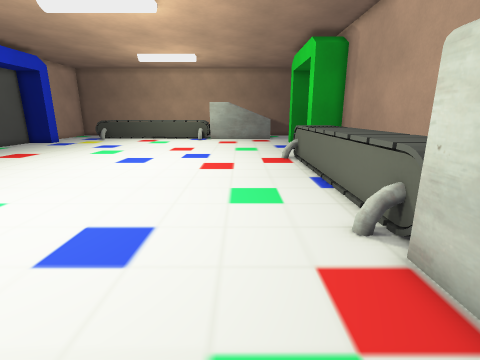
[1] (above)

23 first-person views from a walk through a Godot game level. The camera is 1.3 m above the floor, tilts 14° down and sees 85° across. The floor is counted in squares, 0.5 m on a side. Each view is taken from the middle of a square. On the plan, view 1 faces up. The plan holds only what a view shows up to about 18 squares ahead; the rest is blank.

[2]
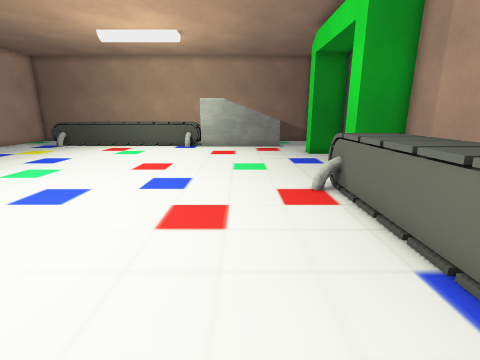

[3]
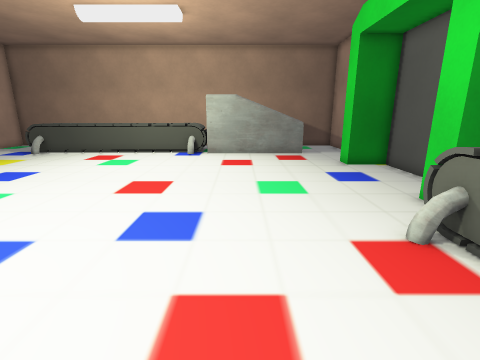

[4]
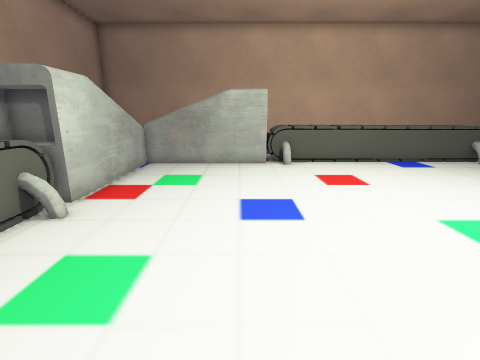

[5]
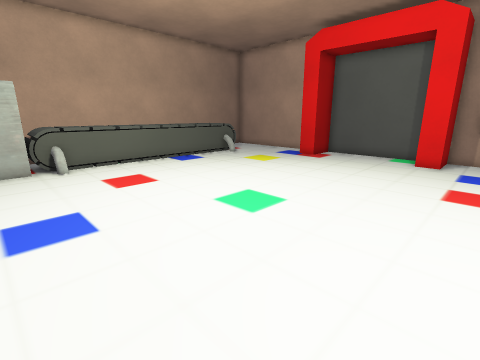

[6]
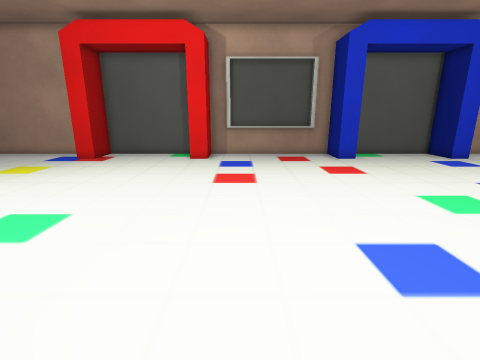

[7]
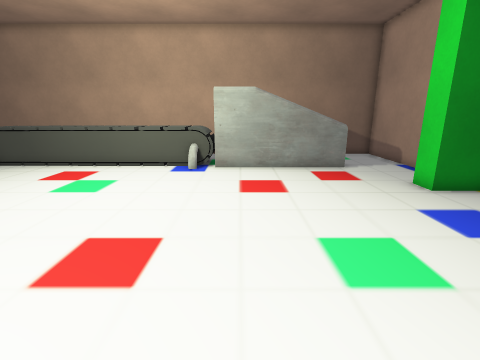

[8]
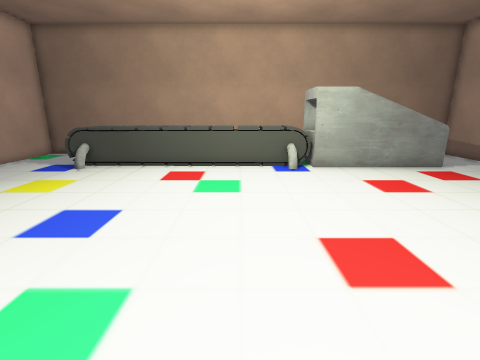

[9]
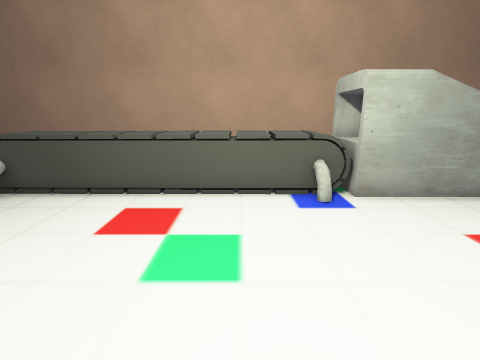

[10]
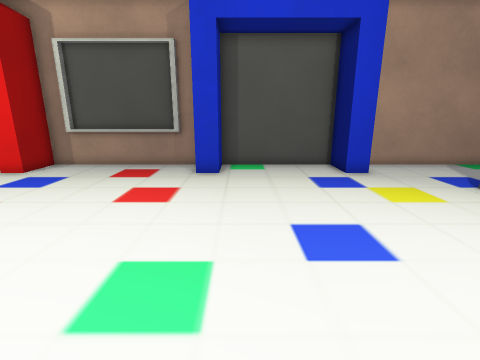

[11]
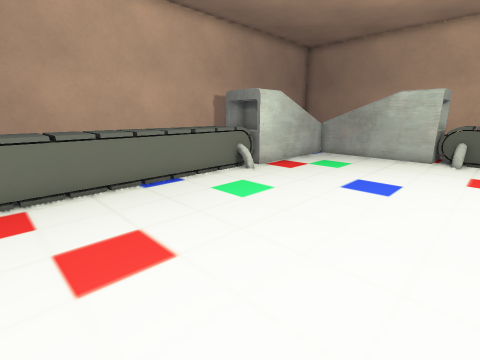

[12]
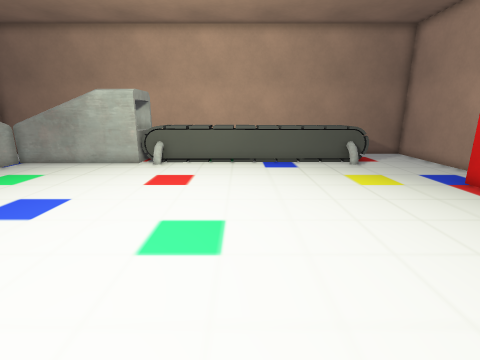

[13]
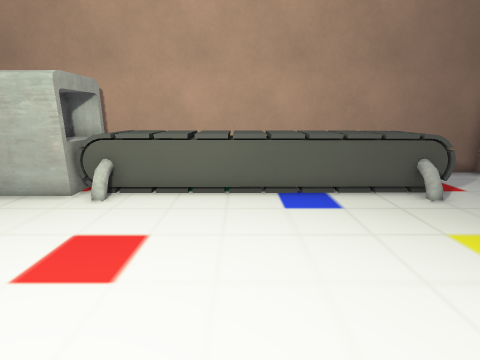

[14]
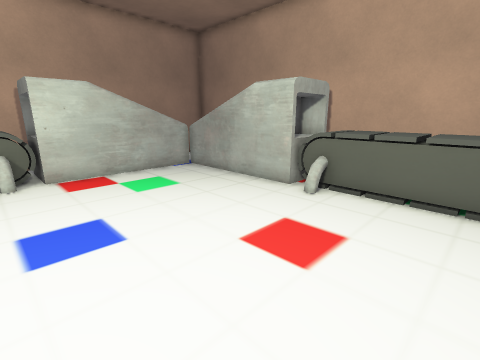

[15]
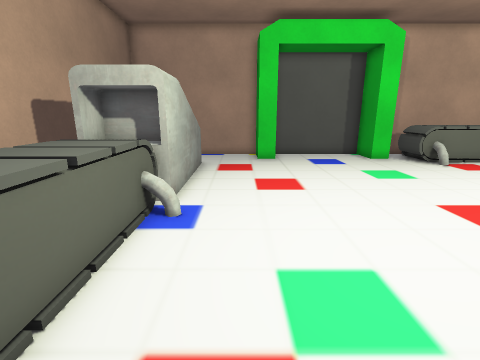

[16]
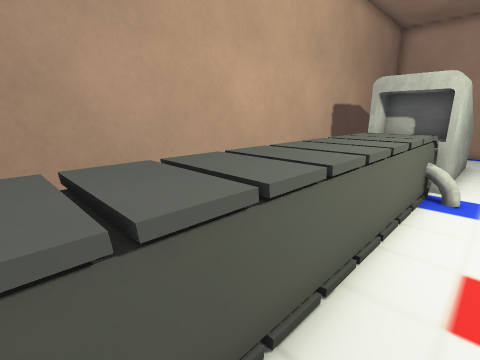

[17]
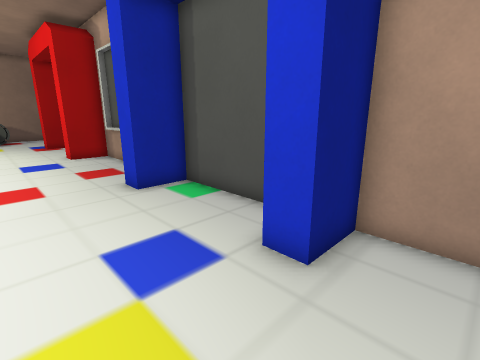

[18]
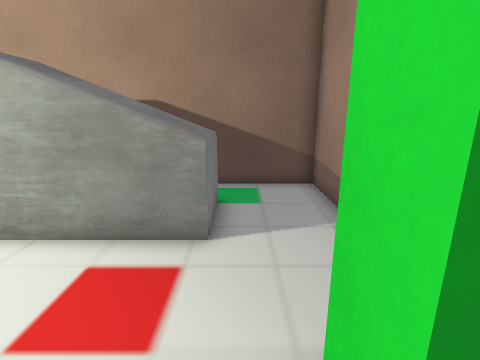

[19]
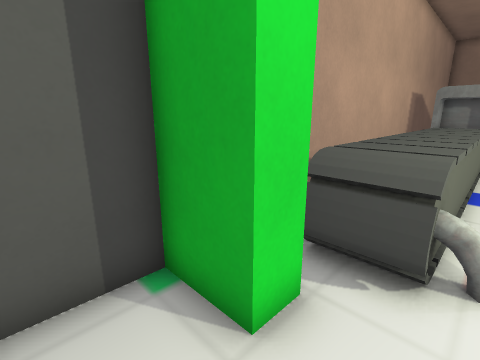

[20]
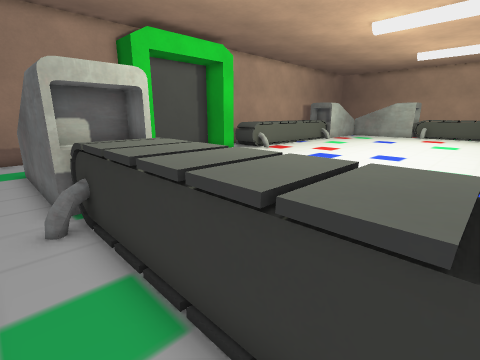

[21]
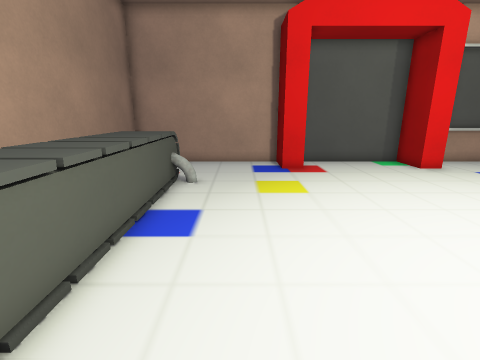

[22]
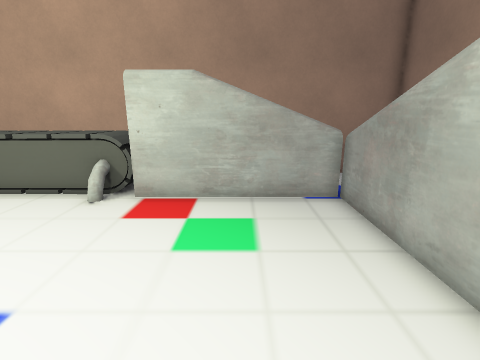

[23]
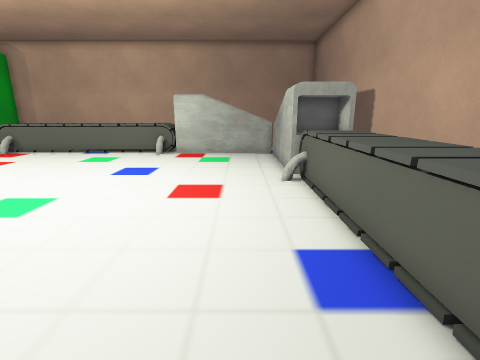

### Floor plan
Key: @ floor where view 1 was taken; # wall or solid block; x gap in a wall; . floor; = window, fence, low wall or low ledge; ^ raised ledge; B box.
Columns run from 20 left of view 1 to 7 right of it. Each row starts with its distance up from view 1.
 34 ############################
 33 #.       .  ...............#
 32 #...       .... =BBBBBBB...#
 31 #... ^^^^^^^^^^^^BB BBBB...#
 30 #...=^^^^^^^^^^^^BB BBBB...#
 29 #...==#.......##=BBBBBBB...#
 28 #..........................#
 27 #..........................#
 26 ###......................###
 25 ###......................###
 24 #..........................#
 23 #..........................#
 22 #..........................#
 21 #..........................#
 20 #..........................#
 19 ###......................###
 18 ###......................x^#
 17  #......................^^^#
 16  #.....................=^^^#
 15  #......................^^ #
 14  #......................^^ #
 13  #......................^^ #
 12  #......................^^ #
 11  #......................^^ #
 10 ###.....................^^ #
  9 ###.....................^^ #
  8 #.......................^^ #
  7 #.......................^^ #
  6 #......................=^^ #
  5 #......................=^^ #
  4 #......................BBBB#
  3 ###....................BBBB#
  2 ###....................B   #
  1 #......................B   #
  0 #...................@..B   #
 -1 #......................B   #
 -2 #... =  .......==BBBBBBB   #
 -3 #...^^^^^^^^^^^^^BB        #
 -4 #... ^^^^^^^^^^^^BB        #
 -5 #...     ^^^   ^^###       #
 -6 ###################   ######

Where each view was taken, in squares from view 1:
view 1: 0 up, 0 right, facing up
view 2: 7 up, 0 right, facing up
view 3: 11 up, 1 left, facing up
view 4: 12 up, 2 left, facing down
view 5: 12 up, 2 left, facing down-left
view 6: 12 up, 2 left, facing left
view 7: 16 up, 2 left, facing up
view 8: 16 up, 7 left, facing up
view 9: 21 up, 7 left, facing up
view 10: 20 up, 6 left, facing left
view 11: 15 up, 6 left, facing down-right
view 12: 12 up, 9 left, facing down
view 13: 6 up, 9 left, facing down
view 14: 6 up, 9 left, facing down-right
view 15: 27 up, 11 left, facing right
view 16: 28 up, 14 left, facing up-right
view 17: 28 up, 14 left, facing down-left
view 18: 24 up, 4 right, facing up
view 19: 21 up, 3 right, facing down-right
view 20: 33 up, 11 left, facing down-right
view 21: 0 up, 5 left, facing left
view 22: 1 up, 5 left, facing right
view 23: 0 up, 15 left, facing right
